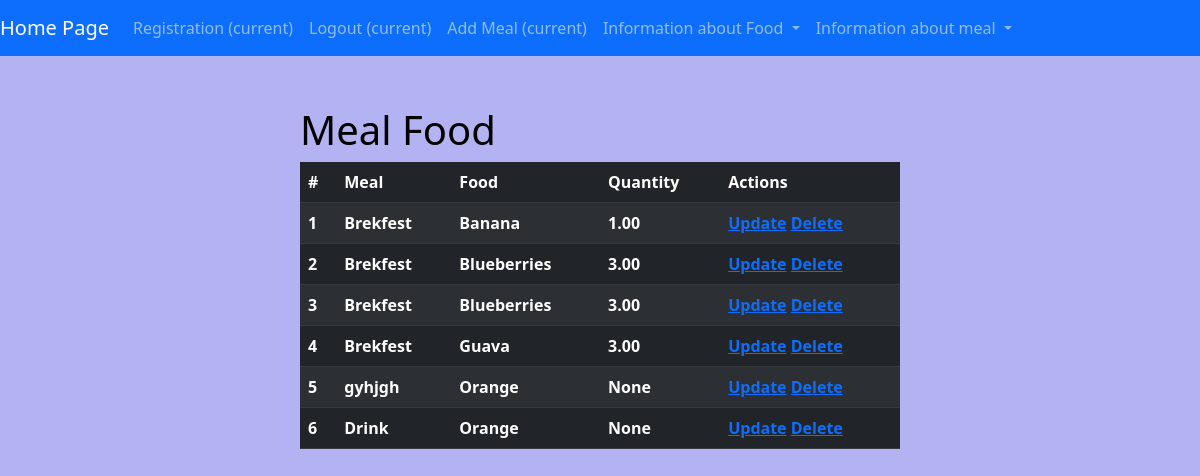
The app's page /meal_food/ (signed in), older data.
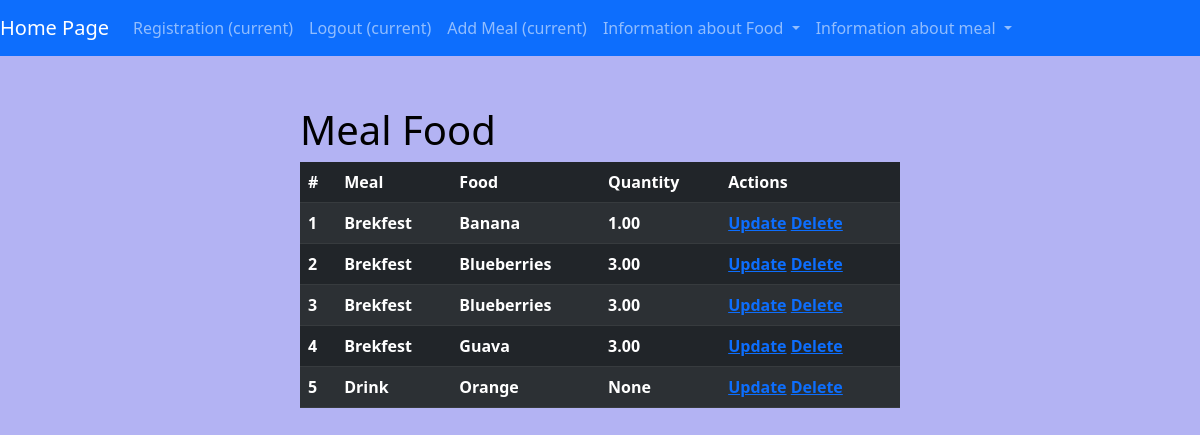
The same page, newer data.
### calories_counter/models.py (models this page shows, shortened)
class MealFood(models.Model):
    meal = models.ForeignKey(Meal, on_delete=models.CASCADE)
    food = models.ForeignKey(Food, on_delete=models.CASCADE)
    quantity = models.DecimalField(max_digits=5, decimal_places=2, null=True, blank=True)

class Meal(models.Model):
    meal_name = models.CharField(max_length=255)
    foods = models.ManyToManyField(Food, through="MealFood")
    def __str__(self):
        return self.meal_name

class Food(models.Model):
    user = models.ForeignKey(settings.AUTH_USER_MODEL, on_delete=models.CASCADE)
    food_name = models.CharField(max_length=255)
    calories = models.FloatField()
    def __str__(self):
        return self.food_name

### calories_counter/views.py (the view)
# urls.py: path("meal_food/", views.MealFoodView.as_view(), name="meal_food"),
class MealFoodView(LoginRequiredMixin, View):
    def get(self, request):
        meal_foods = MealFood.objects.all()
        return render(request, "calories_counter/meal_food.html", {"meal_foods": meal_foods})

### calories_counter/templates/calories_counter/meal_food.html (shortened to what this page needs)
{% extends 'base.html' %}
{% load static %}
{% block css_files %}
  <link rel="stylesheet" href="{% static 'calories_counter/meal_food.css' %}">
{% endblock %}
{% block content %}
  <div id="user-food-meal">
    <h1>Meal Food</h1>
    <table class="table table-dark table-striped">
      <thead>
      <tr>
        <th>#</th>
        <th>Meal</th>
        <th>Food</th>
        <th>Quantity</th>
        <th>Actions</th>
      </tr>
      </thead>
      {% for meal_food in meal_foods %}
        <tr>
          <th>{{ forloop.counter }}</th>
          <th>{{ meal_food.meal }}</th>
          <th>{{ meal_food.food }}</th>
          <th>{{ meal_food.quantity }}</th>
          <th>
            <a href="">Update</a>
            <a href="">Delete</a>
          </th>
        </tr>
      {% endfor %}
    </table>
  </div>
{% endblock %}

Row changes from the older to the newer data that the page shows:
removed MealFood: meal "gyhjgh", food "Orange", quantity "None"
